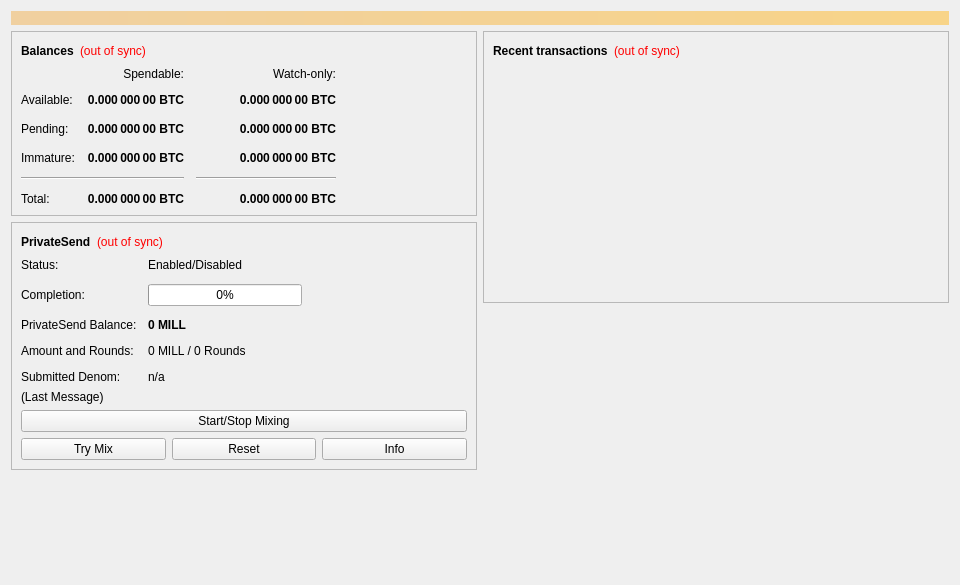
<?xml version="1.0" encoding="UTF-8"?>
<ui version="4.0">
 <class>OverviewPage</class>
 <widget class="QWidget" name="OverviewPage">
  <property name="geometry">
   <rect>
    <x>0</x>
    <y>0</y>
    <width>960</width>
    <height>585</height>
   </rect>
  </property>
  <property name="minimumSize">
   <size>
    <width>960</width>
    <height>0</height>
   </size>
  </property>
  <property name="windowTitle">
   <string>Form</string>
  </property>
  <layout class="QVBoxLayout" name="topLayout">
   <item>
    <widget class="QLabel" name="labelAlerts">
     <property name="visible">
      <bool>false</bool>
     </property>
     <property name="styleSheet">
      <string notr="true">QLabel { background-color: qlineargradient(x1: 0, y1: 0, x2: 1, y2: 0, stop:0 #F0D0A0, stop:1 #F8D488); color:#000000; }</string>
     </property>
     <property name="wordWrap">
      <bool>true</bool>
     </property>
     <property name="margin">
      <number>3</number>
     </property>
     <property name="textInteractionFlags">
      <set>Qt::TextSelectableByMouse</set>
     </property>
    </widget>
   </item>
   <item>
    <layout class="QHBoxLayout" name="horizontalLayout" stretch="1,1">
     <item>
      <layout class="QVBoxLayout" name="verticalLayout_2">
       <item>
        <widget class="QFrame" name="frame">
         <property name="frameShape">
          <enum>QFrame::StyledPanel</enum>
         </property>
         <property name="frameShadow">
          <enum>QFrame::Raised</enum>
         </property>
         <layout class="QVBoxLayout" name="verticalLayout_4">
          <item>
           <layout class="QHBoxLayout" name="horizontalLayout_4">
            <item>
             <widget class="QLabel" name="label_5">
              <property name="font">
               <font>
                <weight>75</weight>
                <bold>true</bold>
               </font>
              </property>
              <property name="text">
               <string>Balances</string>
              </property>
             </widget>
            </item>
            <item>
             <widget class="QLabel" name="labelWalletStatus">
              <property name="toolTip">
               <string>The displayed information may be out of date. Your wallet automatically synchronizes with the MillenniumClub network after a connection is established, but this process has not completed yet.</string>
              </property>
              <property name="styleSheet">
               <string notr="true">QLabel { color: red; }</string>
              </property>
              <property name="text">
               <string notr="true">(out of sync)</string>
              </property>
              <property name="alignment">
               <set>Qt::AlignLeading|Qt::AlignLeft|Qt::AlignVCenter</set>
              </property>
             </widget>
            </item>
            <item>
             <spacer name="horizontalSpacer_3">
              <property name="orientation">
               <enum>Qt::Horizontal</enum>
              </property>
              <property name="sizeHint" stdset="0">
               <size>
                <width>40</width>
                <height>20</height>
               </size>
              </property>
             </spacer>
            </item>
           </layout>
          </item>
          <item>
           <layout class="QGridLayout" name="gridLayout">
            <property name="spacing">
             <number>12</number>
            </property>
            <item row="2" column="2">
             <widget class="QLabel" name="labelWatchPending">
              <property name="font">
               <font>
                <weight>75</weight>
                <bold>true</bold>
               </font>
              </property>
              <property name="cursor">
               <cursorShape>IBeamCursor</cursorShape>
              </property>
              <property name="toolTip">
               <string>Unconfirmed transactions to watch-only addresses</string>
              </property>
              <property name="text">
               <string notr="true">0.000 000 00 BTC</string>
              </property>
              <property name="alignment">
               <set>Qt::AlignRight|Qt::AlignTrailing|Qt::AlignVCenter</set>
              </property>
              <property name="textInteractionFlags">
               <set>Qt::LinksAccessibleByMouse|Qt::TextSelectableByKeyboard|Qt::TextSelectableByMouse</set>
              </property>
             </widget>
            </item>
            <item row="2" column="1">
             <widget class="QLabel" name="labelUnconfirmed">
              <property name="font">
               <font>
                <weight>75</weight>
                <bold>true</bold>
               </font>
              </property>
              <property name="cursor">
               <cursorShape>IBeamCursor</cursorShape>
              </property>
              <property name="toolTip">
               <string>Total of transactions that have yet to be confirmed, and do not yet count toward the spendable balance</string>
              </property>
              <property name="text">
               <string notr="true">0.000 000 00 BTC</string>
              </property>
              <property name="alignment">
               <set>Qt::AlignRight|Qt::AlignTrailing|Qt::AlignVCenter</set>
              </property>
              <property name="textInteractionFlags">
               <set>Qt::LinksAccessibleByMouse|Qt::TextSelectableByKeyboard|Qt::TextSelectableByMouse</set>
              </property>
             </widget>
            </item>
            <item row="3" column="2">
             <widget class="QLabel" name="labelWatchImmature">
              <property name="font">
               <font>
                <weight>75</weight>
                <bold>true</bold>
               </font>
              </property>
              <property name="cursor">
               <cursorShape>IBeamCursor</cursorShape>
              </property>
              <property name="toolTip">
               <string>Mined balance in watch-only addresses that has not yet matured</string>
              </property>
              <property name="text">
               <string notr="true">0.000 000 00 BTC</string>
              </property>
              <property name="alignment">
               <set>Qt::AlignRight|Qt::AlignTrailing|Qt::AlignVCenter</set>
              </property>
              <property name="textInteractionFlags">
               <set>Qt::LinksAccessibleByMouse|Qt::TextSelectableByKeyboard|Qt::TextSelectableByMouse</set>
              </property>
             </widget>
            </item>
            <item row="4" column="0" colspan="2">
             <widget class="Line" name="lineSpendableBalance">
              <property name="orientation">
               <enum>Qt::Horizontal</enum>
              </property>
             </widget>
            </item>
            <item row="4" column="2">
             <widget class="Line" name="lineWatchBalance">
              <property name="sizePolicy">
               <sizepolicy hsizetype="Preferred" vsizetype="Fixed">
                <horstretch>0</horstretch>
                <verstretch>0</verstretch>
               </sizepolicy>
              </property>
              <property name="minimumSize">
               <size>
                <width>140</width>
                <height>0</height>
               </size>
              </property>
              <property name="orientation">
               <enum>Qt::Horizontal</enum>
              </property>
             </widget>
            </item>
            <item row="5" column="0">
             <widget class="QLabel" name="labelTotalText">
              <property name="text">
               <string>Total:</string>
              </property>
             </widget>
            </item>
            <item row="3" column="1">
             <widget class="QLabel" name="labelImmature">
              <property name="font">
               <font>
                <weight>75</weight>
                <bold>true</bold>
               </font>
              </property>
              <property name="cursor">
               <cursorShape>IBeamCursor</cursorShape>
              </property>
              <property name="toolTip">
               <string>Mined balance that has not yet matured</string>
              </property>
              <property name="text">
               <string notr="true">0.000 000 00 BTC</string>
              </property>
              <property name="alignment">
               <set>Qt::AlignRight|Qt::AlignTrailing|Qt::AlignVCenter</set>
              </property>
              <property name="textInteractionFlags">
               <set>Qt::LinksAccessibleByMouse|Qt::TextSelectableByKeyboard|Qt::TextSelectableByMouse</set>
              </property>
             </widget>
            </item>
            <item row="2" column="3">
             <spacer name="horizontalSpacer_2">
              <property name="orientation">
               <enum>Qt::Horizontal</enum>
              </property>
              <property name="sizeHint" stdset="0">
               <size>
                <width>40</width>
                <height>20</height>
               </size>
              </property>
             </spacer>
            </item>
            <item row="3" column="0">
             <widget class="QLabel" name="labelImmatureText">
              <property name="text">
               <string>Immature:</string>
              </property>
             </widget>
            </item>
            <item row="5" column="1">
             <widget class="QLabel" name="labelTotal">
              <property name="font">
               <font>
                <weight>75</weight>
                <bold>true</bold>
               </font>
              </property>
              <property name="cursor">
               <cursorShape>IBeamCursor</cursorShape>
              </property>
              <property name="toolTip">
               <string>Your current total balance</string>
              </property>
              <property name="text">
               <string notr="true">0.000 000 00 BTC</string>
              </property>
              <property name="alignment">
               <set>Qt::AlignRight|Qt::AlignTrailing|Qt::AlignVCenter</set>
              </property>
              <property name="textInteractionFlags">
               <set>Qt::LinksAccessibleByMouse|Qt::TextSelectableByKeyboard|Qt::TextSelectableByMouse</set>
              </property>
             </widget>
            </item>
            <item row="5" column="2">
             <widget class="QLabel" name="labelWatchTotal">
              <property name="font">
               <font>
                <weight>75</weight>
                <bold>true</bold>
               </font>
              </property>
              <property name="cursor">
               <cursorShape>IBeamCursor</cursorShape>
              </property>
              <property name="toolTip">
               <string>Current total balance in watch-only addresses</string>
              </property>
              <property name="text">
               <string notr="true">0.000 000 00 BTC</string>
              </property>
              <property name="alignment">
               <set>Qt::AlignRight|Qt::AlignTrailing|Qt::AlignVCenter</set>
              </property>
              <property name="textInteractionFlags">
               <set>Qt::LinksAccessibleByMouse|Qt::TextSelectableByKeyboard|Qt::TextSelectableByMouse</set>
              </property>
             </widget>
            </item>
            <item row="0" column="2">
             <widget class="QLabel" name="labelWatchonly">
              <property name="text">
               <string>Watch-only:</string>
              </property>
              <property name="alignment">
               <set>Qt::AlignRight|Qt::AlignTrailing|Qt::AlignVCenter</set>
              </property>
             </widget>
            </item>
            <item row="1" column="0">
             <widget class="QLabel" name="labelBalanceText">
              <property name="text">
               <string>Available:</string>
              </property>
             </widget>
            </item>
            <item row="1" column="1">
             <widget class="QLabel" name="labelBalance">
              <property name="font">
               <font>
                <weight>75</weight>
                <bold>true</bold>
               </font>
              </property>
              <property name="cursor">
               <cursorShape>IBeamCursor</cursorShape>
              </property>
              <property name="toolTip">
               <string>Your current spendable balance</string>
              </property>
              <property name="text">
               <string notr="true">0.000 000 00 BTC</string>
              </property>
              <property name="alignment">
               <set>Qt::AlignRight|Qt::AlignTrailing|Qt::AlignVCenter</set>
              </property>
              <property name="textInteractionFlags">
               <set>Qt::LinksAccessibleByMouse|Qt::TextSelectableByKeyboard|Qt::TextSelectableByMouse</set>
              </property>
             </widget>
            </item>
            <item row="1" column="2">
             <widget class="QLabel" name="labelWatchAvailable">
              <property name="font">
               <font>
                <weight>75</weight>
                <bold>true</bold>
               </font>
              </property>
              <property name="cursor">
               <cursorShape>IBeamCursor</cursorShape>
              </property>
              <property name="toolTip">
               <string>Your current balance in watch-only addresses</string>
              </property>
              <property name="text">
               <string notr="true">0.000 000 00 BTC</string>
              </property>
              <property name="alignment">
               <set>Qt::AlignRight|Qt::AlignTrailing|Qt::AlignVCenter</set>
              </property>
              <property name="textInteractionFlags">
               <set>Qt::LinksAccessibleByMouse|Qt::TextSelectableByKeyboard|Qt::TextSelectableByMouse</set>
              </property>
             </widget>
            </item>
            <item row="2" column="0">
             <widget class="QLabel" name="labelPendingText">
              <property name="text">
               <string>Pending:</string>
              </property>
             </widget>
            </item>
            <item row="0" column="1">
             <widget class="QLabel" name="labelSpendable">
              <property name="text">
               <string>Spendable:</string>
              </property>
              <property name="alignment">
               <set>Qt::AlignRight|Qt::AlignTrailing|Qt::AlignVCenter</set>
              </property>
             </widget>
            </item>
           </layout>
          </item>
         </layout>
        </widget>
       </item>
       <item>
        <widget class="QFrame" name="framePrivateSend">
         <property name="layoutDirection">
          <enum>Qt::LeftToRight</enum>
         </property>
         <property name="frameShape">
          <enum>QFrame::StyledPanel</enum>
         </property>
         <property name="frameShadow">
          <enum>QFrame::Raised</enum>
         </property>
         <layout class="QVBoxLayout" name="VerticalLayout_PS1">
          <item>
           <layout class="QHBoxLayout" name="horizontalLayout_5">
            <item>
             <widget class="QLabel" name="labelPrivateSendHeader">
              <property name="font">
               <font>
                <weight>75</weight>
                <bold>true</bold>
               </font>
              </property>
              <property name="text">
               <string>PrivateSend</string>
              </property>
             </widget>
            </item>
            <item>
             <widget class="QLabel" name="labelPrivateSendSyncStatus">
              <property name="toolTip">
               <string>The displayed information may be out of date. Your wallet automatically synchronizes with the MillenniumClub network after a connection is established, but this process has not completed yet.</string>
              </property>
              <property name="styleSheet">
               <string notr="true">QLabel { color: red; }</string>
              </property>
              <property name="text">
               <string notr="true">(out of sync)</string>
              </property>
              <property name="alignment">
               <set>Qt::AlignLeading|Qt::AlignLeft|Qt::AlignVCenter</set>
              </property>
             </widget>
            </item>
            <item>
             <spacer name="horizontalSpacer_4">
              <property name="orientation">
               <enum>Qt::Horizontal</enum>
              </property>
              <property name="sizeHint" stdset="0">
               <size>
                <width>40</width>
                <height>20</height>
               </size>
              </property>
             </spacer>
            </item>
           </layout>
          </item>
          <item>
           <layout class="QFormLayout" name="privateSendFormLayout">
            <property name="fieldGrowthPolicy">
             <enum>QFormLayout::AllNonFixedFieldsGrow</enum>
            </property>
            <property name="horizontalSpacing">
             <number>11</number>
            </property>
            <property name="verticalSpacing">
             <number>12</number>
            </property>
            <item row="0" column="0">
             <widget class="QLabel" name="labelPrivateSendEnabledText">
              <property name="text">
               <string>Status:</string>
              </property>
             </widget>
            </item>
            <item row="0" column="1">
             <widget class="QLabel" name="labelPrivateSendEnabled">
              <property name="text">
               <string>Enabled/Disabled</string>
              </property>
             </widget>
            </item>
            <item row="1" column="0">
             <widget class="QLabel" name="labelCompletitionText">
              <property name="text">
               <string>Completion:</string>
              </property>
             </widget>
            </item>
            <item row="1" column="1">
             <widget class="QProgressBar" name="privateSendProgress">
              <property name="maximumSize">
               <size>
                <width>154</width>
                <height>16777215</height>
               </size>
              </property>
              <property name="value">
               <number>0</number>
              </property>
             </widget>
            </item>
            <item row="2" column="0">
             <widget class="QLabel" name="labelAnonymizedText">
              <property name="text">
               <string>PrivateSend Balance:</string>
              </property>
             </widget>
            </item>
            <item row="2" column="1">
             <widget class="QLabel" name="labelAnonymized">
              <property name="font">
               <font>
                <weight>75</weight>
                <bold>true</bold>
               </font>
              </property>
              <property name="text">
               <string notr="true">0 MILL</string>
              </property>
             </widget>
            </item>
            <item row="3" column="0">
             <widget class="QLabel" name="labelAmountAndRoundsText">
              <property name="text">
               <string>Amount and Rounds:</string>
              </property>
             </widget>
            </item>
            <item row="3" column="1">
             <widget class="QLabel" name="labelAmountRounds">
              <property name="text">
               <string>0 MILL / 0 Rounds</string>
              </property>
             </widget>
            </item>
            <item row="4" column="0">
             <widget class="QLabel" name="labelSubmittedDenomText">
              <property name="text">
               <string>Submitted Denom:</string>
              </property>
             </widget>
            </item>
            <item row="4" column="1">
             <widget class="QLabel" name="labelSubmittedDenom">
              <property name="toolTip">
               <string>The denominations you submitted to the Masternode.&lt;br&gt;To mix, other users must submit the exact same denominations.</string>
              </property>
              <property name="text">
               <string>n/a</string>
              </property>
             </widget>
            </item>
           </layout>
          </item>
          <item>
           <layout class="QVBoxLayout" name="VerticalLayout_PS">
            <item>
             <widget class="QLabel" name="labelPrivateSendLastMessage">
              <property name="text">
               <string>(Last Message)</string>
              </property>
              <property name="alignment">
               <set>Qt::AlignLeading|Qt::AlignLeft|Qt::AlignTop</set>
              </property>
              <property name="wordWrap">
               <bool>true</bool>
              </property>
             </widget>
            </item>
            <item>
             <widget class="QPushButton" name="togglePrivateSend">
              <property name="sizePolicy">
               <sizepolicy hsizetype="MinimumExpanding" vsizetype="Fixed">
                <horstretch>0</horstretch>
                <verstretch>0</verstretch>
               </sizepolicy>
              </property>
              <property name="text">
               <string>Start/Stop Mixing</string>
              </property>
             </widget>
            </item>
            <item>
             <layout class="QHBoxLayout" name="horizontalLayout_debugbuttons">
              <item>
               <widget class="QPushButton" name="privateSendAuto">
                <property name="sizePolicy">
                 <sizepolicy hsizetype="MinimumExpanding" vsizetype="Fixed">
                  <horstretch>0</horstretch>
                  <verstretch>0</verstretch>
                 </sizepolicy>
                </property>
                <property name="toolTip">
                 <string>Try to manually submit a PrivateSend request.</string>
                </property>
                <property name="text">
                 <string>Try Mix</string>
                </property>
               </widget>
              </item>
              <item>
               <widget class="QPushButton" name="privateSendReset">
                <property name="sizePolicy">
                 <sizepolicy hsizetype="MinimumExpanding" vsizetype="Fixed">
                  <horstretch>0</horstretch>
                  <verstretch>0</verstretch>
                 </sizepolicy>
                </property>
                <property name="toolTip">
                 <string>Reset the current status of PrivateSend (can interrupt PrivateSend if it's in the process of Mixing, which can cost you money!)</string>
                </property>
                <property name="autoFillBackground">
                 <bool>false</bool>
                </property>
                <property name="text">
                 <string>Reset</string>
                </property>
               </widget>
              </item>
              <item>
               <widget class="QPushButton" name="privateSendInfo">
                <property name="sizePolicy">
                 <sizepolicy hsizetype="MinimumExpanding" vsizetype="Fixed">
                  <horstretch>0</horstretch>
                  <verstretch>0</verstretch>
                 </sizepolicy>
                </property>
                <property name="toolTip">
                 <string>Information about PrivateSend and Mixing</string>
                </property>
                <property name="text">
                 <string>Info</string>
                </property>
               </widget>
              </item>
             </layout>
            </item>
           </layout>
          </item>
         </layout>
        </widget>
       </item>
       <item>
        <spacer name="verticalSpacer">
         <property name="orientation">
          <enum>Qt::Vertical</enum>
         </property>
         <property name="sizeHint" stdset="0">
          <size>
           <width>20</width>
           <height>40</height>
          </size>
         </property>
        </spacer>
       </item>
      </layout>
     </item>
     <item>
      <layout class="QVBoxLayout" name="verticalLayout_3">
       <item>
        <widget class="QFrame" name="frame_2">
         <property name="frameShape">
          <enum>QFrame::StyledPanel</enum>
         </property>
         <property name="frameShadow">
          <enum>QFrame::Raised</enum>
         </property>
         <layout class="QVBoxLayout" name="verticalLayout">
          <item>
           <layout class="QHBoxLayout" name="horizontalLayout_2">
            <item>
             <widget class="QLabel" name="label_4">
              <property name="font">
               <font>
                <weight>75</weight>
                <bold>true</bold>
               </font>
              </property>
              <property name="text">
               <string>Recent transactions</string>
              </property>
             </widget>
            </item>
            <item>
             <widget class="QLabel" name="labelTransactionsStatus">
              <property name="toolTip">
               <string>The displayed information may be out of date. Your wallet automatically synchronizes with the MillenniumClub network after a connection is established, but this process has not completed yet.</string>
              </property>
              <property name="styleSheet">
               <string notr="true">QLabel { color: red; }</string>
              </property>
              <property name="text">
               <string notr="true">(out of sync)</string>
              </property>
              <property name="alignment">
               <set>Qt::AlignLeading|Qt::AlignLeft|Qt::AlignVCenter</set>
              </property>
             </widget>
            </item>
            <item>
             <spacer name="horizontalSpacer">
              <property name="orientation">
               <enum>Qt::Horizontal</enum>
              </property>
              <property name="sizeHint" stdset="0">
               <size>
                <width>40</width>
                <height>20</height>
               </size>
              </property>
             </spacer>
            </item>
           </layout>
          </item>
          <item>
           <widget class="QListView" name="listTransactions">
            <property name="styleSheet">
             <string notr="true">QListView { background: transparent; }</string>
            </property>
            <property name="frameShape">
             <enum>QFrame::NoFrame</enum>
            </property>
            <property name="verticalScrollBarPolicy">
             <enum>Qt::ScrollBarAlwaysOff</enum>
            </property>
            <property name="horizontalScrollBarPolicy">
             <enum>Qt::ScrollBarAlwaysOff</enum>
            </property>
            <property name="selectionMode">
             <enum>QAbstractItemView::NoSelection</enum>
            </property>
           </widget>
          </item>
         </layout>
        </widget>
       </item>
       <item>
        <spacer name="verticalSpacer_2">
         <property name="orientation">
          <enum>Qt::Vertical</enum>
         </property>
         <property name="sizeHint" stdset="0">
          <size>
           <width>20</width>
           <height>40</height>
          </size>
         </property>
        </spacer>
       </item>
      </layout>
     </item>
    </layout>
   </item>
  </layout>
 </widget>
 <resources/>
 <connections/>
</ui>
